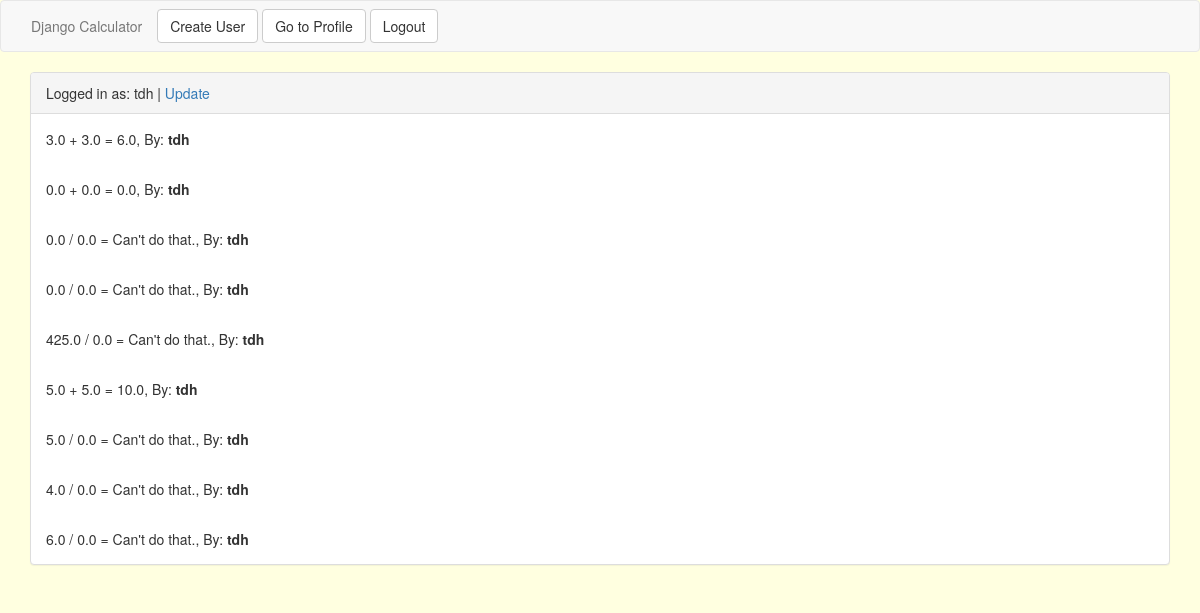
/accounts/profile/3/ (signed in), run on the app's committed database.
### calculator_app/models.py (models this page shows)
class Profile(models.Model):
    user = models.OneToOneField('auth.User')
    user_type = models.CharField(max_length=1, choices=USER_TYPE)
    @property
    def is_owner(self):
        return self.user_type == 'o'

class Operation(models.Model):
    user = models.ForeignKey('auth.User')
    created = models.DateTimeField(auto_now_add=True)
    num1 = models.FloatField()
    num2 = models.FloatField()
    sign = models.CharField(max_length=1, choices=SIGN)
    @property
    def calculate(self):
        sign, num1, num2 = [self.sign, self.num1, self.num2]
        if sign == '+':
            return num1 + num2
        elif sign == '-':
            return num1 - num2
        elif sign == '*':
            return num1 * num2
        else:
            if num2 != 0:
                return num1 / num2
            else:
                return "Can't do that."

### calculator_app/views.py (the view)
# urls.py: url(r'^accounts/profile/(?P<pk>\d+)/$', ProfileDetailView.as_view(), name='profile_detail_view'),
class ProfileDetailView(DetailView):
    model = Profile
    def get_context_data(self, **kwargs):
        context = super().get_context_data(**kwargs)
        context["operation_list"] = Operation.objects.all()
        return context
    def get_queryset(self):
        if  self.request.user.profile.is_owner:
            return Profile.objects.all()
        return Profile.objects.filter(user=self.request.user)

### templates/calculator_app/profile_detail.html
{% extends 'base.html' %}
{% block content %}
<div class="panel panel-default">
  <div class="panel-heading">Logged in as: {{ object.user }} | <a href="{% url 'profile_update_view' object.id %}">Update</a></div>
    {% for operation in operation_list %}
      {% if request.user == operation.user or request.user.profile.is_owner %}
        <div class="panel-body">
          <div>
            {{ operation.num1 }} {{ operation.sign }} {{ operation.num2 }} = {{ operation.calculate }}, By: <b>{{ operation.user }}</b>
          </div>
        </div>
        {% endif %}
    {% endfor %}
</div>
{% endblock %}

### templates/base.html (style rules this page uses)
body { background-color: lightyellow; }

### data on the page
Profile: user "tdh"
Operation: num1 "3.0", sign "+", num2 "3.0", calculate "6.0", user "tdh"
Operation: num1 "0.0", sign "+", num2 "0.0", calculate "0.0", user "tdh"
Operation: num1 "0.0", sign "/", num2 "0.0", calculate "Can't do that.", user "tdh"
Operation: num1 "0.0", sign "/", num2 "0.0", calculate "Can't do that.", user "tdh"
Operation: num1 "425.0", sign "/", num2 "0.0", calculate "Can't do that.", user "tdh"
Operation: num1 "5.0", sign "+", num2 "5.0", calculate "10.0", user "tdh"
Operation: num1 "5.0", sign "/", num2 "0.0", calculate "Can't do that.", user "tdh"
Operation: num1 "4.0", sign "/", num2 "0.0", calculate "Can't do that.", user "tdh"
Operation: num1 "6.0", sign "/", num2 "0.0", calculate "Can't do that.", user "tdh"
